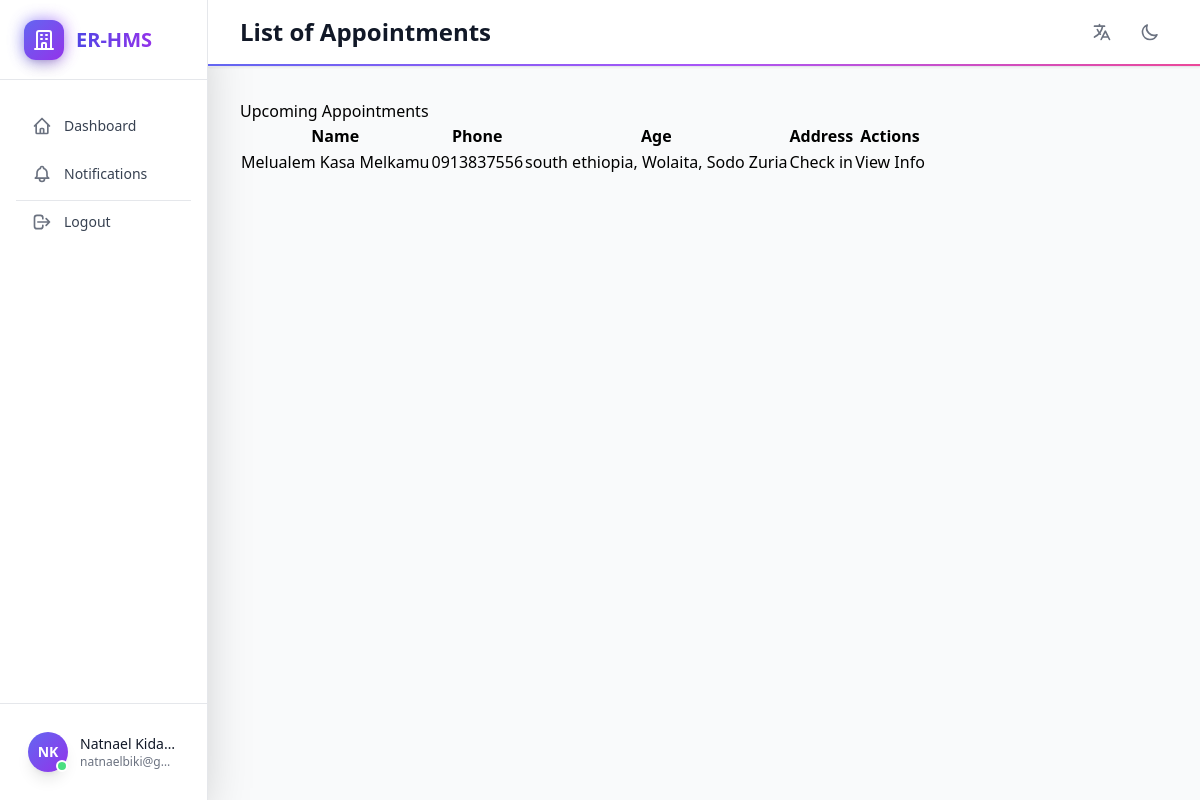
/registrar/list_appointment/ (signed in), run on the app's committed database.
### accounts/models.py (models this page shows, shortened)
class Staff(AbstractUser):
    phone_number = models.CharField(max_length=15)
    ROLE_CHOICES = [
        ('doctor', 'Doctor'),
        ('nurse', 'Nurse'),
        ('receptionist', 'Receptionist'),
        ('lab_technician', 'Lab Technician'),
        ('pharmacist', 'Pharmacist'),
        ('admin', 'Administrator'),
        ('finance', 'Finance'),
        ('cashier', 'Cashier'),
    ]
    DEPARTMENT_CHOICES = [
        ('registrar', 'Registrar'),
        ('er', 'Emergency Room'),
        ('opd', 'Outpatient Department'),
        ('ipd', 'Inpatient Department'),
        ('mch', 'Mother and Child Department'),
        ('lab', 'Laboratory'),
        ('pharmacy', 'Pharmacy'),
        ('admin', 'Administration'),
        ('finance', 'Finance'),
    ]
    role = models.CharField(max_length=20, choices=ROLE_CHOICES)
    department = models.CharField(max_length=20, choices=DEPARTMENT_CHOICES)
    middle_name = models.CharField(max_length=20)

### registrar/models.py (models this page shows, shortened)
class Appointments(models.Model):
    patient = models.ForeignKey(Patient, on_delete=models.CASCADE)
    date = models.DateField(null=True, blank=True)
    reason = models.TextField(null=True, blank=True)
    appointed_by = models.ForeignKey(settings.AUTH_USER_MODEL, on_delete=models.CASCADE)
    is_seen = models.BooleanField(default=False)

class Patient(models.Model):
    GENDER_CHOICES = [('M', 'Male'), ('F', 'Female')]
    record_no = models.CharField(max_length=8, unique=True, editable=False)
    first_name = models.CharField(max_length=100)
    middle_name = models.CharField(max_length=100)
    last_name = models.CharField(max_length=100)
    dob = models.DateField()  # Date of Birth
    age = models.PositiveIntegerField()
    gender = models.CharField(max_length=1, choices=GENDER_CHOICES, default='M')
    phone = models.CharField(max_length=15)
    address = models.ForeignKey(Address, on_delete=models.CASCADE)
    national_id = models.CharField(max_length=20, unique=True, null=True, blank=True)
    created_at = models.DateTimeField(auto_now_add=True)
    @property
    def name(self):
        return f"{self.first_name} {self.middle_name}  {self.last_name}"

class Address(models.Model):
    region = models.CharField(max_length=100, choices=ethiopia_regions, default='south ethiopia')
    zone = models.ForeignKey(Zone, related_name='addresses', on_delete=models.CASCADE)
    woreda = models.ForeignKey(Woreda, related_name='addresses', on_delete=models.CASCADE)
    kebele = models.CharField(max_length=100, null=True, blank=True)
    ketena = models.CharField(max_length=100, null=True, blank=True)
    house_no = models.CharField(max_length=100, null=True, blank=True)
    def __str__(self):
        return f"{self.region}, {self.zone}, {self.woreda}"

class Zone(models.Model):
    region = models.CharField(max_length=100, choices=ethiopia_regions, default='south ethiopia')
    name = models.CharField(max_length=100)
    def __str__(self):
        return self.name

class Woreda(models.Model):
    zone = models.ForeignKey(Zone, related_name='woredas', on_delete=models.CASCADE)
    name = models.CharField(max_length=100)
    def __str__(self):
        return self.name

### registrar/views.py (the view)
# urls.py: path('list_appointment/', views.list_appointment, name='list_appointment'),
@login_required
def list_appointment(request):
    today = now().date()
    appointments = Appointments.objects.filter(date=today)
    upcomin_appointments = Appointments.objects.filter(date=(today - timedelta(days=1)))
    if request.user.role == 'doctor':
        appointments = appointments.filter(appointed_by=request.user)
        upcomin_appointments = upcomin_appointments.filter(appointed_by=request.user)
    return render(
        request,
        'appointment_list.html',
        {
            'appointments': appointments,
            'upcomin_appointments': upcomin_appointments
        }
    )

### registrar/templates/appointment_list.html (shortened to what this page needs)
{% extends "receptionist.html" %}
{% block page_title %}List of Appointments{% endblock %}
{% block dashboard_content %}
{% if upcomin_appointments %}
<h5>Upcoming Appointments</h5>
<div class="row">
    <div class="col-12">
        <div class="table-responsive">
            <table class="table table-hover">
                <thead class="table-primary">
                    <tr>
                        <th >Name</th>
                        <th >Phone</th>
                        <th >Age</th>
                        <th >Address</th>
                        <th colspan="2" >Actions</th>
                    </tr>
                </thead>
                <tbody>
                    {% for appointment in upcomin_appointments %}
                    <tr>
                        <td>{{ appointment.patient.name }}</td>
                        <td>{{ appointment.patient.phone }}</td>
                        <td>{{ appointment.patient.address}}</td>
                        <td>
                            <a class="badge bg-success" href="{% url 'add_visit' patient.id %}">Check in</a>
                        </td>
                        <td>
                            <a class="badge bg-info" href="{% url 'view_patient' patient.id %}">View Info</a>
                        </td>
                    </tr>
                    {% endfor %}
                </tbody>
            </table>
        </div>
    </div>
</div>
{% endif %}
{% endblock %}

### accounts/templates/dashboard_base.html (shortened to what this page needs)
{% extends "generic_base.html" %}
{% load i18n %}
{% block content %}
<div class="min-h-screen">
    <div class="flex h-screen overflow-hidden">
        <aside class="hidden md:flex md:flex-shrink-0 sidebar-transition">
            <div class="flex flex-col w-52 bg-white dark:bg-gray-800 shadow-2xl dark:shadow-gray-900/30 border-r border-gray-200 dark:border-gray-700">
                <div class="flex items-center justify-between h-20 px-6 border-b border-gray-200 dark:border-gray-700">
                    <div class="flex items-center space-x-3 group cursor-pointer">
                        <div class="relative">
                            <div class="absolute inset-0 bg-gradient-to-r from-indigo-500 to-purple-500 rounded-xl blur opacity-75 group-hover:opacity-100 transition-opacity duration-300"></div>
                            <div class="relative w-10 h-10 bg-gradient-to-br from-indigo-500 to-purple-600 rounded-xl flex items-center justify-center shadow-lg transform transition-all duration-300 group-hover:scale-110">
                                <svg class="w-6 h-6 text-white" fill="none" stroke="currentColor" viewBox="0 0 24 24">
                                    <path stroke-linecap="round" stroke-linejoin="round" stroke-width="2" d="M19 21V5a2 2 0 00-2-2H7a2 2 0 00-2 2v16m14 0h2m-2 0h-5m-9 0H3m2 0h5M9 7h1m-1 4h1m4-4h1m-1 4h1m-5 10v-5a1 1 0 011-1h2a1 1 0 011 1v5m-4 0h4"></path>
                                </svg>
                            </div>
                        </div>
                        <span class="text-xl font-bold bg-gradient-to-r from-indigo-600 to-purple-600 dark:from-indigo-400 dark:to-purple-400 bg-clip-text text-transparent">
                        </span>
                    </div>
                </div>
                <div class="flex-1 flex flex-col overflow-y-auto">
                    <nav class="flex-1 px-4 py-6 space-y-1">
                        <a href="{% url 'dashboard' %}"
                           class="sidebar-link group flex items-center px-4 py-3 text-sm font-medium rounded-xl transition-all duration-300 hover:bg-gray-100 dark:hover:bg-gray-700 hover:translate-x-1">
                            <span class="text-gray-700 dark:text-gray-200 group-hover:text-indigo-600 dark:group-hover:text-indigo-400">{% trans "Dashboard" %}</span>
                        </a>
                        <a href="{% url 'notifications' %}"
                           class="sidebar-link group flex items-center px-4 py-3 text-sm font-medium rounded-xl transition-all duration-300 hover:bg-gray-100 dark:hover:bg-gray-700 hover:translate-x-1 relative">
                            <span class="text-gray-700 dark:text-gray-200 group-hover:text-indigo-600 dark:group-hover:text-indigo-400">{% trans "Notifications" %}</span>
                        </a>
                        <div class="relative my-6">
                            <div class="absolute inset-0 flex items-center">
                                <div class="w-full border-t border-gray-200 dark:border-gray-700"></div>
                            </div>
                        </div>
                        <a href="{% url 'logout' %}"
                           class="sidebar-link group flex items-center px-4 py-3 text-sm font-medium rounded-xl transition-all duration-300 hover:bg-red-50 dark:hover:bg-red-900/20 hover:translate-x-1">
                            <span class="text-gray-700 dark:text-gray-200 group-hover:text-red-600 dark:group-hover:text-red-400">{% trans "Logout" %}</span>
                        </a>
                    </nav>
                </div>
                <div class="flex-shrink-0 p-4 border-t border-gray-200 dark:border-gray-700">
                    <div class="group relative">
                        <div class="relative flex items-center space-x-3 p-3 rounded-xl cursor-pointer hover:bg-gray-50 dark:hover:bg-gray-700 transition-all duration-300">
                            <div class="relative">
                                <div class="w-10 h-10 bg-gradient-to-br from-indigo-500 to-purple-600 rounded-full flex items-center justify-center shadow-lg">
                                    <span class="text-white text-sm font-bold">{{ user.first_name|first|upper }}{{ user.last_name|first|upper }}</span>
                                </div>
                                <div class="absolute bottom-0 right-0 w-3 h-3 bg-green-400 rounded-full border-2 border-white dark:border-gray-800 animate-pulse"></div>
                            </div>
                            <div class="flex-1 min-w-0">
                                <p class="text-sm font-medium text-gray-900 dark:text-white truncate">{{ user.get_full_name }}</p>
                                <p class="text-xs text-gray-500 dark:text-gray-400 truncate">{{ user.email }}</p>
                            </div>
                        </div>
                    </div>
                </div>
            </div>
        </aside>
        <div class="flex-1 flex flex-col overflow-hidden">
            <header class="bg-white dark:bg-gray-800 shadow-sm border-b border-gray-200 dark:border-gray-700 sticky top-0 z-30">
                <div class="px-4 sm:px-6 lg:px-8">
                    <div class="flex justify-between items-center h-16">
                        <div class="flex-1 flex items-center justify-center md:justify-start">
                            <h1 class="text-xl md:text-2xl font-bold text-gray-900 dark:text-white">
                                {% block page_title %}Dashboard{% endblock %}
                            </h1>
                        </div>
                        <div class="flex items-center space-x-3">
                            <div class="relative">
                                <button id="language-button" class="p-2 rounded-lg text-gray-500 hover:text-gray-700 dark:text-gray-400 dark:hover:text-gray-200 hover:bg-gray-100 dark:hover:bg-gray-700 transition-all duration-300">
                                    <svg class="h-5 w-5" fill="none" stroke="currentColor" viewBox="0 0 24 24">
                                        <path stroke-linecap="round" stroke-linejoin="round" stroke-width="2" d="M3 5h12M9 3v2m1.048 9.5A18.022 18.022 0 016.412 9m6.088 9h7M11 21l5-10 5 10M12.751 5C11.783 10.77 8.07 15.61 3 18.129"></path>
                                    </svg>
                                </button>
                                    {% get_current_language as LANGUAGE_CODE %}
                                    {% get_available_languages as LANGUAGES %}
                                    {% get_language_info_list for LANGUAGES as languages %}
                            </div>
                            <div class="relative">
                                <button id="theme-button" class="p-2 rounded-lg text-gray-500 hover:text-gray-700 dark:text-gray-400 dark:hover:text-gray-200 hover:bg-gray-100 dark:hover:bg-gray-700 transition-all duration-300">
                                    <svg id="theme-icon-dark" class="h-5 w-5 block dark:hidden" fill="none" stroke="currentColor" viewBox="0 0 24 24">
                                        <path stroke-linecap="round" stroke-linejoin="round" stroke-width="2" d="M20.354 15.354A9 9 0 018.646 3.646 9.003 9.003 0 0012 21a9.003 9.003 0 008.354-5.646z"></path>
                                    </svg>
                                </button>
                            </div>
                        </div>
                    </div>
                </div>
                <div class="h-0.5 bg-gradient-to-r from-indigo-500 via-purple-500 to-pink-500 transform scale-x-0 animate-expand-width origin-left"></div>
            </header>
            <main class="flex-1 overflow-y-auto">
                <div class="px-4 sm:px-6 lg:px-8 py-8">
                    {% block dashboard_content %}{% endblock %}
                </div>
            </main>
        </div>
    </div>
</div>
{% endblock %}

### accounts/templates/generic_base.html (style rules this page uses)
.theme-transition { transition: background-color 0.3s ease, color 0.2s ease; }
* { transition-property: background-color, border-color, color, fill, stroke; transition-timing-function: cubic-bezier(0.4, 0, 0.2, 1); transition-duration: 150ms; }

### accounts/templates/dashboard_base.html (style rules this page uses)
.sidebar-transition { transition: all 0.3s cubic-bezier(0.4, 0, 0.2, 1); }
.animate-expand-width { animation: expandWidth 0.8s ease-out forwards; }
.animate-pulse { animation: pulse 2s cubic-bezier(0.4, 0, 0.6, 1) infinite; }

### data on the page
Staff: first_name|first "N", last_name|first "K", get_full_name "Natnael Kida…", email "natnaelbiki@g…"
Appointments: patient.name "Melualem Kasa Melkamu", patient.phone "0913837556", patient.address "south ethiopia, Wolaita, Sodo Zuria"
